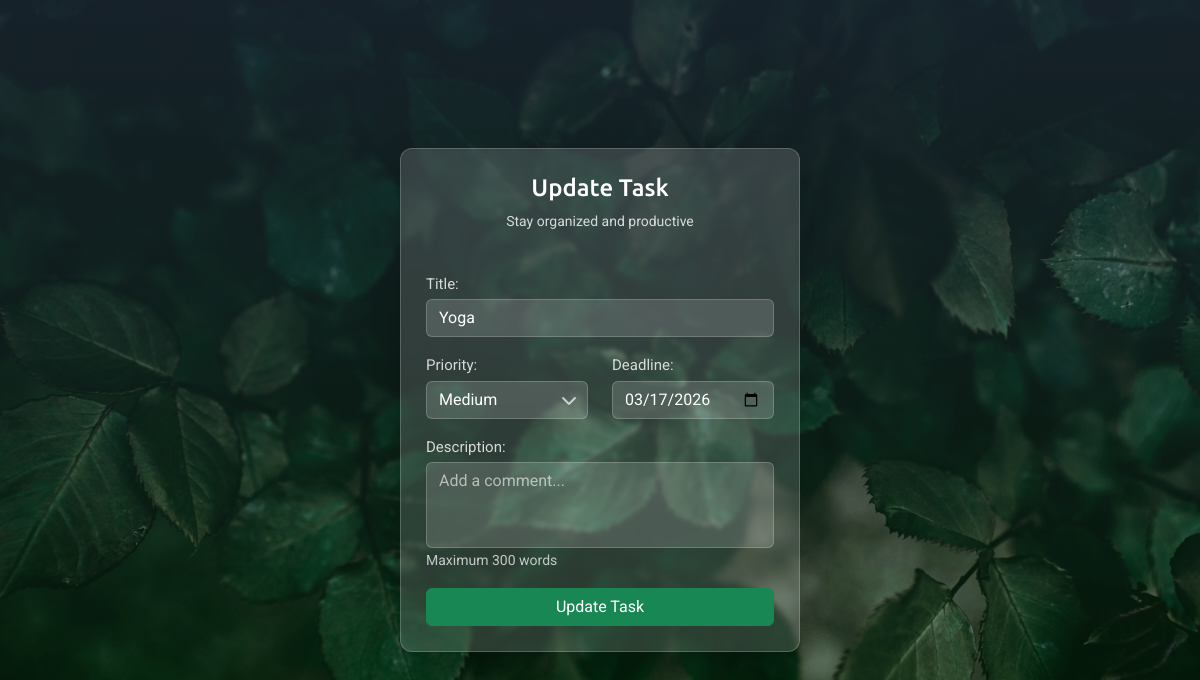
/update_task/8/, run on the app's committed database.
### base/models.py (models this page shows, shortened)
class Todo(models.Model):
    PRIORITY_CHOICES = (
        ("low", "Low"),
        ("medium", 'Medium'),
        ("high", "High"),
    )
    title = models.CharField(max_length=100)
    description = models.TextField(max_length=200, blank=True)
    priority = models.CharField(max_length=10, default="medium", choices=PRIORITY_CHOICES)
    deadline = models.DateField(default=default_deadline)
    is_completed = models.BooleanField(default=False)
    created_at = models.DateTimeField(auto_now_add=True)
    updated_at = models.DateTimeField(auto_now=True)

### base/views.py (the view)
# urls.py: path("update_task/<int:pk>/", views.update_task, name="update_task"),
def update_task(request, pk) :
    todo = get_object_or_404(Todo, id=pk)
    form = TaskFrom(instance=todo)
    if request.method == "POST":
        form = TaskFrom(request.POST, instance=todo)
        if form.is_valid():
            form.save()
            return redirect("homepage")
    context = {
        "form" : form
    }
    return render(request, 'base/task_form.html', context)

### base/forms.py (shortened to what this page needs)
class TaskFrom(ModelForm):
    class Meta:
        model = Todo
        fields = ["title", "priority", "deadline", "description"]
        widgets = {
            "title" : forms.TextInput(attrs={
                "class" : "form-control custom-input",
                "placeholder" : "Enter a task title"
            }),
            "priority" : forms.Select(attrs={
                "class" : "form-control custom-input"
            }),
            "deadline" : forms.DateInput(attrs={
                "class" : "form-control custom-input",
                "type" : "date"
            }),
            "description" : forms.Textarea(attrs={
                "class" : "form-control custom-input textarea-scroll",
                "rows" : 3,
                "placeholder" : "Add a comment..."
            }) ,
        }

### base/templates/base/task_form.html (shortened to what this page needs)
{% extends 'base/main.html' %}
{% block content %}
<div class="card todo-card">
    <div class="todo-header text-center mb-4">
        {% if page == "create-task" %}
            <h4 class="heading-font">Add Task</h4>
        {% else %}
            <h4 class="heading-font">Update Task</h4>
        {% endif %}
        <p class="subtitle">Stay organized and productive</p>
    </div>
    <div class="task-body">
        <form action="" method="POST">
            <div class="mb-3">
                {{form.title.label_tag}}
                {{form.title}}
            </div>
            <div class="row">
                <div class="col-md-6 mb-3">
                    {{ form.priority.label_tag }}
                    <div class="select-wrapper">
                        {{ form.priority }}
                    </div>
                </div>
                <div class="col-md-6 mb-3">
                    {{form.deadline.label_tag}}
                    {{form.deadline}}
                </div>
            </div>
            <div class="mb-3">
                {{form.description.label_tag}}
                {{form.description}}
                <small class="form-text text-light opacity-75">
                    Maximum 300 words
                </small>
            </div>
            <button type="submit" class="btn btn-success w-100">
                {% if page == "create-task" %}
                    Add Task
                {% else %}
                    Update Task
                {% endif %}
            </button>
        </form>
    </div>
</div>
{% endblock %}

### static/css/main.css (style rules this page uses)
:root { --primary-color: #0dcca6; --secondary-color: #ffffff; --border-radius: 5px; --transition: 0.5s all; }
body { font-family: "Roboto", sans-serif; color: var(--secondary-color); min-height: 100vh; background: linear-gradient(to top, rgba(0, 61, 0, 0.3), rgba(44,62,80,0.5)), url("../images/background.webp") no-repeat center center; background-size: cover; }
.heading-font { font-family: "Ubuntu", sans-serif; }
.card { background: rgba(255, 255, 255, 0.15); backdrop-filter: blur(2px); color: var(--secondary-color); border-radius: 12px; padding: 25px; border: 1px solid rgba(255, 255, 255, 0.2); box-shadow: 0 10px 30px rgba(0, 0, 0, 0.2); width: 100%; max-width: 450px; min-height: 80vh; max-height: 90vh; overflow-y: auto; }
.subtitle { font-size: 14px; opacity: 0.8; }
.custom-input { background: rgba(255, 255, 255, 0.15); border: 1px solid rgba(255, 255, 255, 0.2); color: var(--secondary-color); transition: var(--transition); }
.custom-input::placeholder { color: rgba(255, 255, 255, 0.6); }
select.custom-input { cursor: pointer; appearance: none; padding-right: 35px; }
select.custom-input option { background: #1f3d36; color: var(--secondary-color); }
.select-wrapper { position: relative; }
.select-wrapper::after { content: "\f078"; font-family: "Font Awesome 7 Free"; font-weight: 900; position: absolute; right: 12px; top: 50%; transform: translateY(-50%); pointer-events: none; color: rgba(255, 255, 255, 0.7); }
.textarea-scroll { resize: none; max-height: 90px; overflow-y: auto; }
label { font-size: 15px; opacity: 0.8; margin-bottom: 4px; }

### base/templates/base/task_form.html (style rules this page uses)
.card { min-height: 500px; width: 100%; max-width: 400px; }

### data on the page
Todo: title "Yoga", priority "Medium", deadline "03/17/2026"
